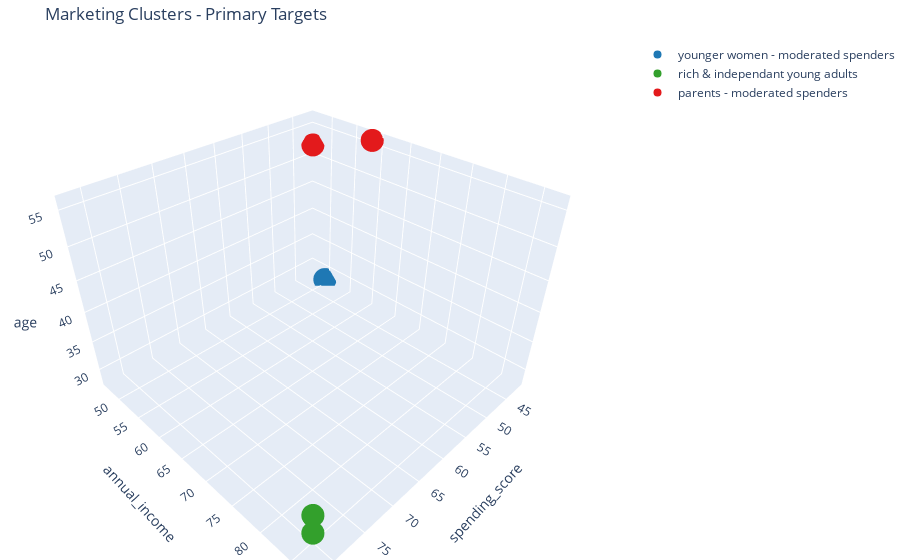

Notebook code for this chart:
### Markdown cell above
It's interesting to see how four of the clusters go two by two, while one cluster stands alone.
We therefore regroup the pairs, and find ourselves with three groups, which we describe, name and plot :

   1. Female in their 30's, average spendings and average income. Younger women - moderated spenders.
   2. Male & female in their 30's, high spendings and high income. Rich & independant young adults.
   3. Male & female in their 50's, average spendings and average income. Parents - moderated spenders.

### Code cell
df1 = dfc.iloc[[0], :]
df2 = dfc.iloc[[1,2], :]
df3 = dfc.iloc[[3,4], :]

names = ['younger women - moderated spenders', 'rich & independant young adults', 'parents - moderated spenders']

colors = []
for i in [1, 3, 5]: 
    colors.append(dict(color = cl.scales['11']['qual']['Paired'][i]))

plot([df1, df2, df3], names=names, colors=colors, title = 'Marketing Clusters - Primary Targets')

### Figure 1 — Plotly figure (JSON) as saved in the notebook; plotly's stock layout.template omitted (floating-point values rounded to 4 significant figures)
{"data": [{"marker": {"color": "rgb(31,120,180)"}, "mode": "markers", "name": "younger women - moderated spenders", "type": "scatter3d", "x": [42], "y": [50], "z": [28]}, {"marker": {"color": "rgb(51,160,44)"}, "mode": "markers", "name": "rich & independant young adults", "type": "scatter3d", "x": [80, 82], "y": [85, 87], "z": [32, 33]}, {"marker": {"color": "rgb(227,26,28)"}, "mode": "markers", "name": "parents - moderated spenders", "type": "scatter3d", "x": [42, 42], "y": [47, 59], "z": [52, 56]}], "layout": {"margin": {"b": 0, "l": 0, "r": 0, "t": 40}, "scene": {"xaxis": {"title": {"text": "spending_score"}}, "yaxis": {"title": {"text": "annual_income"}}, "zaxis": {"title": {"text": "age"}}}, "title": {"text": "Marketing Clusters - Primary Targets"}}}
